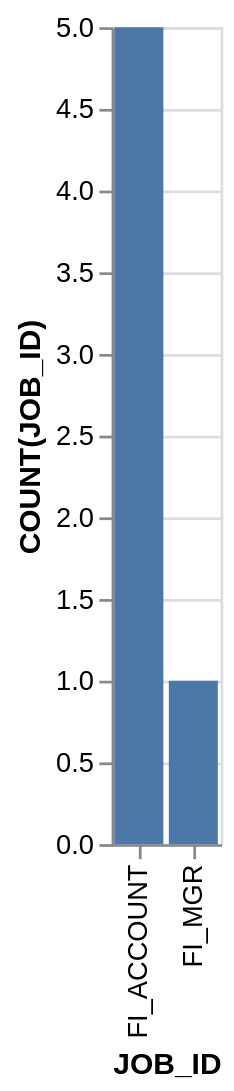

The Vega-Lite source for this figure:
### Vega-Lite specification from a JSON file in a GitHub repository (floating-point values rounded to 4 significant figures)
{"data": {"values": [{"x_data": "FI_ACCOUNT", "y_data": 5}, {"x_data": "FI_MGR", "y_data": 1}]}, "mark": "bar", "encoding": {"x": {"field": "x_data", "type": "nominal", "title": "JOB_ID", "sort": "ascending"}, "y": {"field": "y_data", "type": "quantitative", "title": "COUNT(JOB_ID)"}}}
